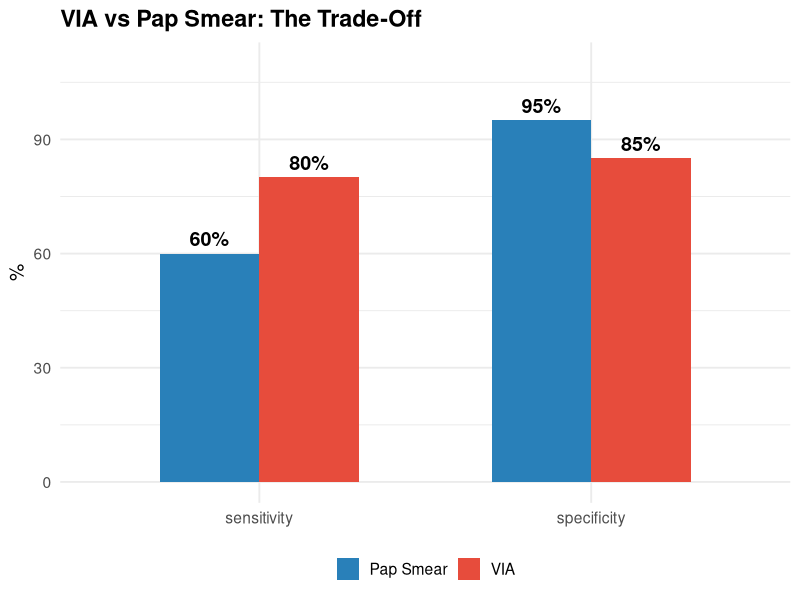
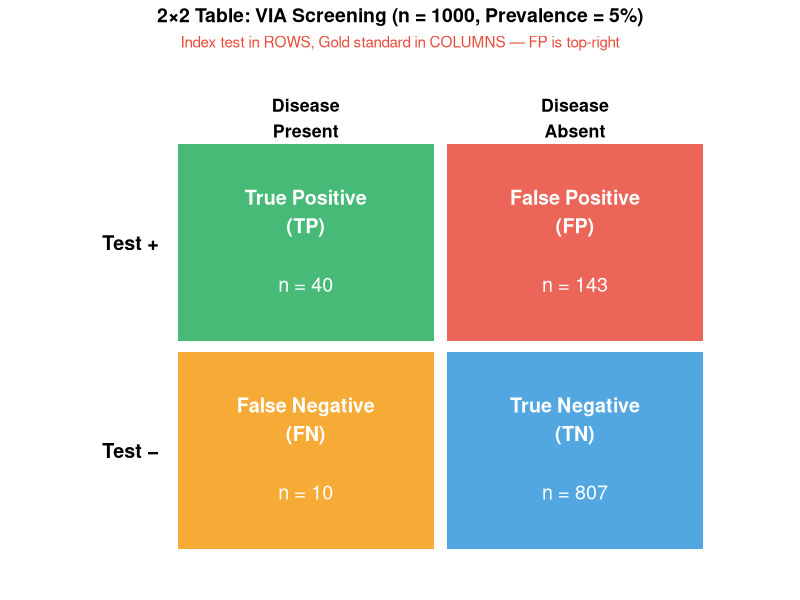
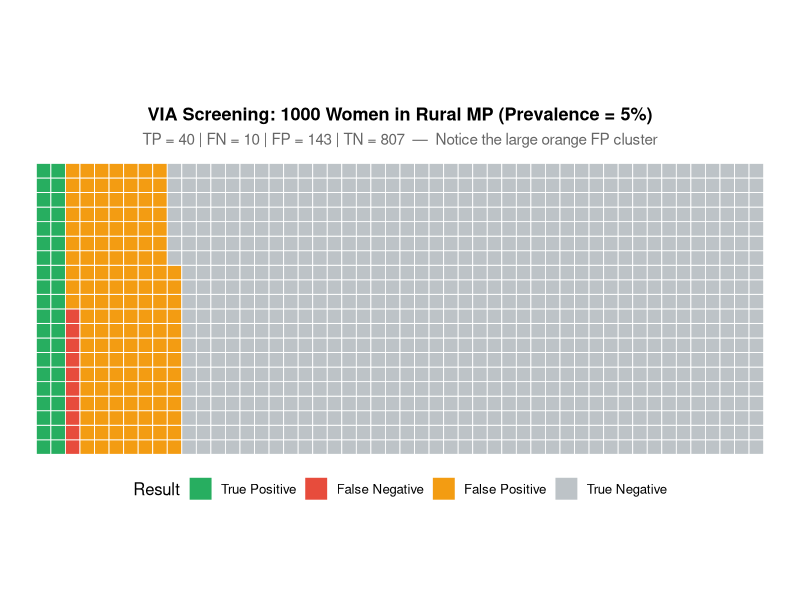
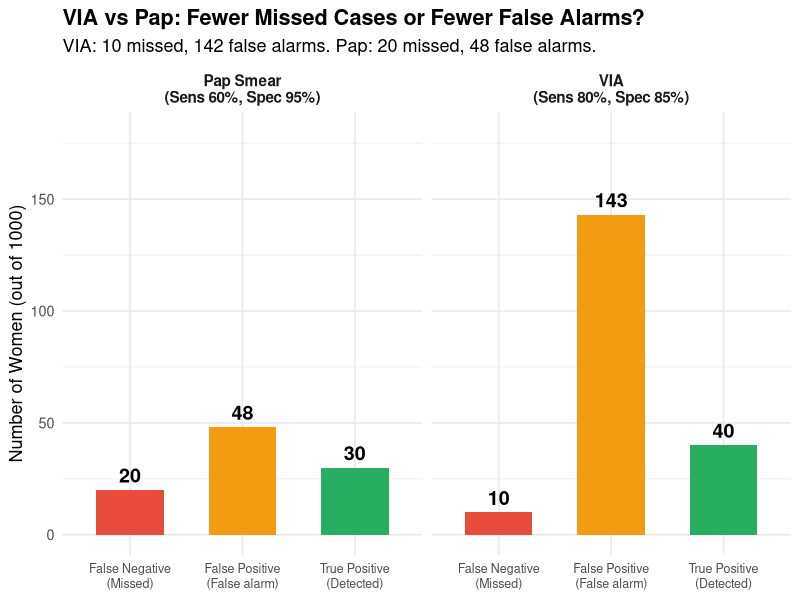
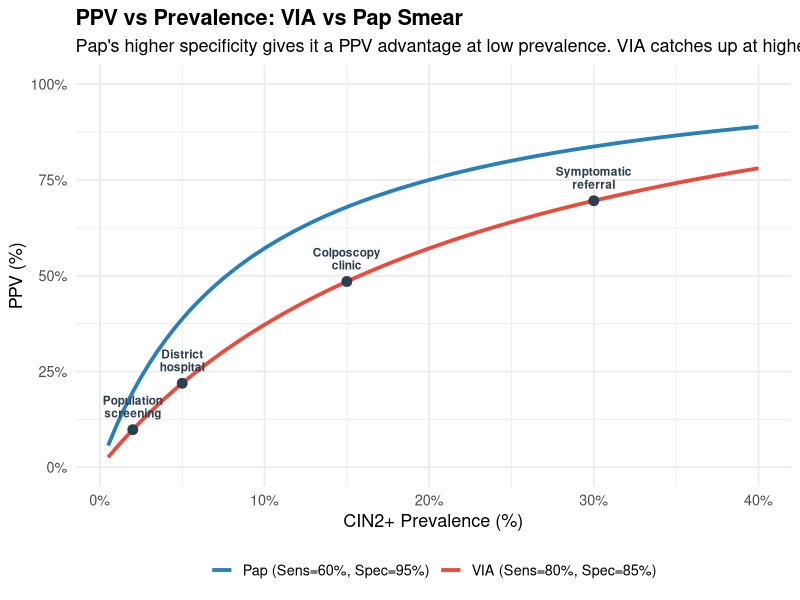
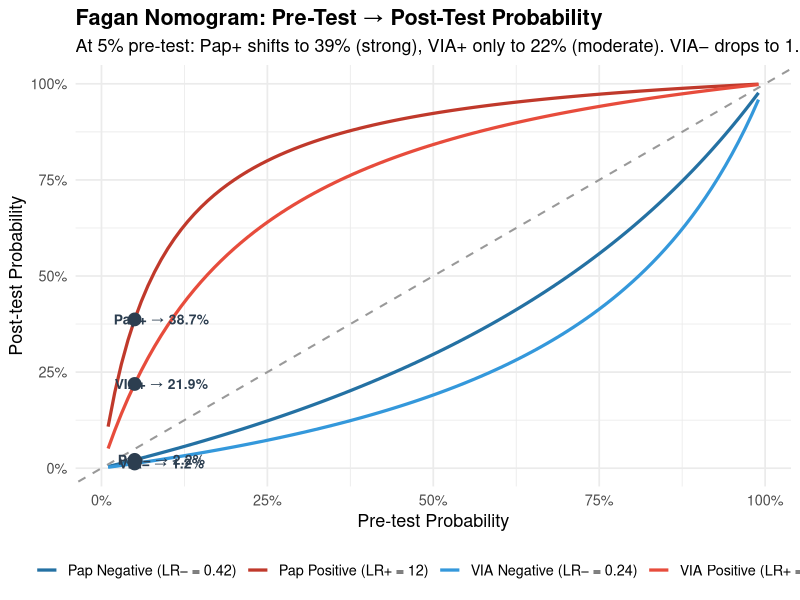
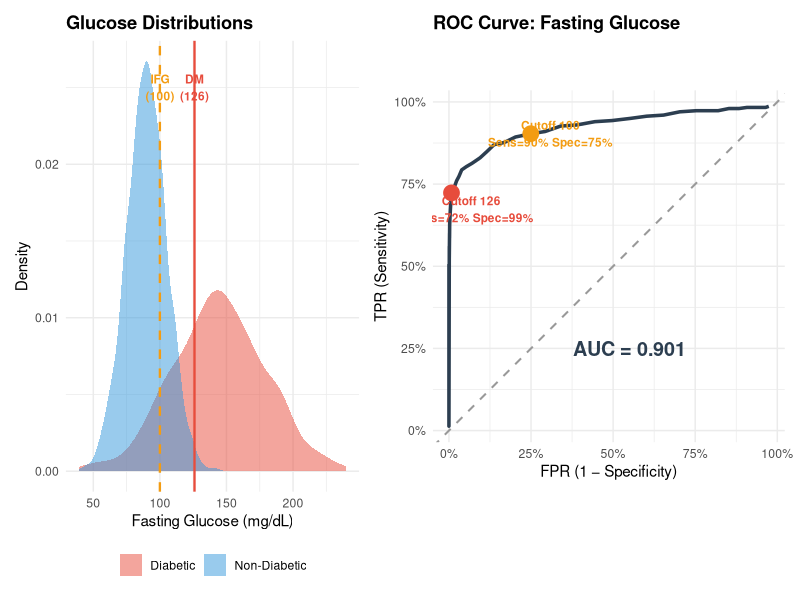
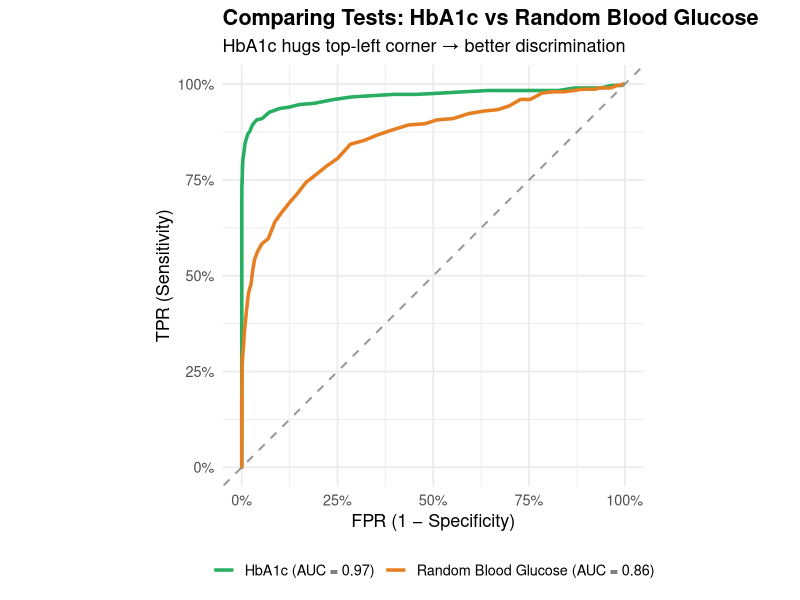

These charts were generated, in order, by the following R code:
## ---- chunk 1
#| label: setup
#| include: false
library(tidyverse)
library(kableExtra)
library(patchwork)
library(scales)
set.seed(42)

# Shared parameters
total_n <- 1000
prev <- 0.05
sens_via <- 0.80; spec_via <- 0.85
sens_pap <- 0.60; spec_pap <- 0.95

diseased <- total_n * prev
healthy  <- total_n * (1 - prev)

tp_via <- round(diseased * sens_via); fn_via <- diseased - tp_via
fp_via <- round(healthy * (1 - spec_via)); tn_via <- healthy - fp_via

tp_pap <- round(diseased * sens_pap); fn_pap <- diseased - tp_pap
fp_pap <- round(healthy * (1 - spec_pap)); tn_pap <- healthy - fp_pap

ppv_via <- tp_via / (tp_via + fp_via)
npv_via <- tn_via / (fn_via + tn_via)
ppv_pap <- tp_pap / (tp_pap + fp_pap)
npv_pap <- tn_pap / (fn_pap + tn_pap)

lr_pos_via <- sens_via / (1 - spec_via)
lr_neg_via <- (1 - sens_via) / spec_via
lr_pos_pap <- sens_pap / (1 - spec_pap)
lr_neg_pap <- (1 - sens_pap) / spec_pap

calc_post <- function(pre, lr) {
  odds_pre <- pre / (1 - pre)
  odds_post <- odds_pre * lr
  odds_post / (1 + odds_post)
}
## ---- chunk 2
#| fig-height: 5
#| fig-width: 5.5

tibble(
  test = c("VIA", "Pap Smear"),
  sensitivity = c(80, 60),
  specificity = c(85, 95)
) %>%
  pivot_longer(-test, names_to = "metric", values_to = "value") %>%
  ggplot(aes(x = metric, y = value, fill = test)) +
  geom_col(position = "dodge", width = 0.6) +
  geom_text(aes(label = paste0(value, "%")),
            position = position_dodge(width = 0.6),
            vjust = -0.5, fontface = "bold", size = 5) +
  scale_fill_manual(values = c("VIA" = "#e74c3c", "Pap Smear" = "#2980b9")) +
  scale_y_continuous(limits = c(0, 110)) +
  labs(title = "VIA vs Pap Smear: The Trade-Off",
       y = "%", x = NULL, fill = NULL) +
  theme_minimal(base_size = 14) +
  theme(plot.title = element_text(face = "bold"),
        legend.position = "bottom")
## ---- chunk 3
#| fig-height: 4.5
#| fig-width: 9

cells <- tibble(
  x = c(1, 2, 1, 2),
  y = c(2, 2, 1, 1),
  label = c("True Positive\n(TP)", "False Positive\n(FP)",
            "False Negative\n(FN)", "True Negative\n(TN)"),
  fill = c("#27ae60", "#e74c3c", "#f39c12", "#3498db"),
  count = c(tp_via, fp_via, fn_via, tn_via)
)

ggplot(cells) +
  geom_tile(aes(x = x, y = y, fill = fill), width = 0.95, height = 0.95, alpha = 0.85) +
  geom_text(aes(x = x, y = y + 0.15, label = label), colour = "white",
            fontface = "bold", size = 5) +
  geom_text(aes(x = x, y = y - 0.2, label = paste0("n = ", count)),
            colour = "white", size = 5) +
  scale_fill_identity() +
  annotate("text", x = 1, y = 2.6, label = "Disease\nPresent", fontface = "bold", size = 4.5) +
  annotate("text", x = 2, y = 2.6, label = "Disease\nAbsent", fontface = "bold", size = 4.5) +
  annotate("text", x = 0.35, y = 2, label = "Test +", fontface = "bold", size = 5) +
  annotate("text", x = 0.35, y = 1, label = "Test −", fontface = "bold", size = 5) +
  coord_cartesian(xlim = c(0, 2.7), ylim = c(0.4, 2.8)) +
  labs(title = "2×2 Table: VIA Screening (n = 1000, Prevalence = 5%)",
       subtitle = "Index test in ROWS, Gold standard in COLUMNS — FP is top-right") +
  theme_void(base_size = 12) +
  theme(plot.title = element_text(face = "bold", hjust = 0.5, size = 14),
        plot.subtitle = element_text(hjust = 0.5, colour = "#e74c3c", size = 11))
## ---- chunk 4
#| fig-height: 5.5
#| fig-width: 11

icon_data <- tibble(
  id = 1:total_n,
  category = c(
    rep("True Positive", tp_via),
    rep("False Negative", fn_via),
    rep("False Positive", fp_via),
    rep("True Negative", tn_via)
  )
) %>%
  mutate(
    row = ((id - 1) %% 20) + 1,
    col = ((id - 1) %/% 20) + 1,
    category = factor(category,
                      levels = c("True Positive", "False Negative",
                                 "False Positive", "True Negative"))
  )

icon_colours <- c("True Positive" = "#27ae60", "False Negative" = "#e74c3c",
                   "False Positive" = "#f39c12", "True Negative" = "#bdc3c7")

ggplot(icon_data, aes(x = col, y = row, fill = category)) +
  geom_tile(colour = "white", linewidth = 0.3) +
  scale_fill_manual(values = icon_colours, name = "Result") +
  coord_fixed() +
  labs(
    title = "VIA Screening: 1000 Women in Rural MP (Prevalence = 5%)",
    subtitle = paste0("TP = ", tp_via, " | FN = ", fn_via,
                      " | FP = ", fp_via, " | TN = ", tn_via,
                      "  —  Notice the large orange FP cluster")
  ) +
  theme_void(base_size = 12) +
  theme(
    plot.title = element_text(face = "bold", size = 13, hjust = 0.5),
    plot.subtitle = element_text(size = 11, hjust = 0.5, colour = "grey40"),
    legend.position = "bottom"
  )
## ---- chunk 5
#| fig-height: 5
#| fig-width: 10

comparison_key <- tibble(
  test = rep(c("VIA\n(Sens 80%, Spec 85%)", "Pap Smear\n(Sens 60%, Spec 95%)"), each = 3),
  metric = rep(c("True Positive\n(Detected)", "False Negative\n(Missed)",
                 "False Positive\n(False alarm)"), 2),
  count = c(tp_via, fn_via, fp_via, tp_pap, fn_pap, fp_pap),
  fill = rep(c("#27ae60", "#e74c3c", "#f39c12"), 2)
)

ggplot(comparison_key, aes(x = metric, y = count, fill = fill)) +
  geom_col(width = 0.6) +
  geom_text(aes(label = count), vjust = -0.5, fontface = "bold", size = 5) +
  scale_fill_identity() +
  facet_wrap(~ test) +
  scale_y_continuous(limits = c(0, 180)) +
  labs(
    title = "VIA vs Pap: Fewer Missed Cases or Fewer False Alarms?",
    subtitle = "VIA: 10 missed, 142 false alarms. Pap: 20 missed, 48 false alarms.",
    x = NULL, y = "Number of Women (out of 1000)"
  ) +
  theme_minimal(base_size = 13) +
  theme(plot.title = element_text(face = "bold"),
        strip.text = element_text(face = "bold", size = 11),
        axis.text.x = element_text(size = 9, lineheight = 1.0))
## ---- chunk 6
#| fig-height: 5
#| fig-width: 10

prev_range <- seq(0.005, 0.40, by = 0.005)

ppv_via_curve <- sapply(prev_range, function(p) {
  tp <- p * sens_via; fp <- (1-p) * (1-spec_via); tp / (tp + fp)
})
ppv_pap_curve <- sapply(prev_range, function(p) {
  tp <- p * sens_pap; fp <- (1-p) * (1-spec_pap); tp / (tp + fp)
})

ppv_curves <- tibble(
  prevalence = rep(prev_range * 100, 2),
  ppv = c(ppv_via_curve * 100, ppv_pap_curve * 100),
  test = rep(c("VIA (Sens=80%, Spec=85%)", "Pap (Sens=60%, Spec=95%)"),
             each = length(prev_range))
)

key_pts <- tibble(
  prevalence = c(2, 5, 15, 30),
  ppv_via = sapply(c(0.02, 0.05, 0.15, 0.30), function(p) {
    tp <- p*sens_via; fp <- (1-p)*(1-spec_via); tp/(tp+fp)*100 }),
  label = c("Population\nscreening", "District\nhospital",
            "Colposcopy\nclinic", "Symptomatic\nreferral")
)

ggplot(ppv_curves, aes(x = prevalence, y = ppv, colour = test)) +
  geom_line(linewidth = 1.3) +
  geom_point(data = key_pts, aes(x = prevalence, y = ppv_via),
             colour = "#2c3e50", size = 3, inherit.aes = FALSE) +
  geom_text(data = key_pts, aes(x = prevalence, y = ppv_via + 6, label = label),
            colour = "#2c3e50", size = 3, fontface = "bold",
            inherit.aes = FALSE, lineheight = 0.9) +
  scale_colour_manual(values = c("VIA (Sens=80%, Spec=85%)" = "#e74c3c",
                                  "Pap (Sens=60%, Spec=95%)" = "#2980b9")) +
  scale_y_continuous(limits = c(0, 100), labels = function(y) paste0(y, "%")) +
  scale_x_continuous(labels = function(x) paste0(x, "%")) +
  labs(title = "PPV vs Prevalence: VIA vs Pap Smear",
       subtitle = "Pap's higher specificity gives it a PPV advantage at low prevalence. VIA catches up at higher prevalence.",
       x = "CIN2+ Prevalence (%)", y = "PPV (%)", colour = NULL) +
  theme_minimal(base_size = 13) +
  theme(plot.title = element_text(face = "bold"), legend.position = "bottom")
## ---- chunk 7
#| fig-height: 5.5
#| fig-width: 10

pre_test <- seq(0.01, 0.99, by = 0.01)

fagan_df <- tibble(
  pre = rep(pre_test * 100, 4),
  post = c(
    calc_post(pre_test, lr_pos_via) * 100,
    calc_post(pre_test, lr_neg_via) * 100,
    calc_post(pre_test, lr_pos_pap) * 100,
    calc_post(pre_test, lr_neg_pap) * 100
  ),
  result = rep(c("VIA Positive (LR+ = 5.3)", "VIA Negative (LR− = 0.24)",
                  "Pap Positive (LR+ = 12)", "Pap Negative (LR− = 0.42)"),
               each = length(pre_test))
)

scenarios <- tibble(
  test = c("VIA+", "VIA−", "Pap+", "Pap−"),
  pre = 5,
  post = c(
    calc_post(0.05, lr_pos_via) * 100,
    calc_post(0.05, lr_neg_via) * 100,
    calc_post(0.05, lr_pos_pap) * 100,
    calc_post(0.05, lr_neg_pap) * 100
  )
)

ggplot(fagan_df, aes(x = pre, y = post, colour = result)) +
  geom_line(linewidth = 1.1) +
  geom_abline(intercept = 0, slope = 1, linetype = "dashed",
              colour = "grey60", linewidth = 0.7) +
  geom_point(data = scenarios, aes(x = pre, y = post),
             size = 4, inherit.aes = FALSE, colour = "#2c3e50") +
  geom_text(data = scenarios,
            aes(x = pre + 4, y = post,
                label = paste0(test, " → ", round(post, 1), "%")),
            size = 3.5, fontface = "bold", inherit.aes = FALSE, colour = "#2c3e50") +
  scale_colour_manual(values = c(
    "VIA Positive (LR+ = 5.3)" = "#e74c3c",
    "VIA Negative (LR− = 0.24)" = "#3498db",
    "Pap Positive (LR+ = 12)" = "#c0392b",
    "Pap Negative (LR− = 0.42)" = "#2471a3"
  )) +
  scale_x_continuous(labels = function(x) paste0(x, "%")) +
  scale_y_continuous(labels = function(y) paste0(y, "%")) +
  labs(
    title = "Fagan Nomogram: Pre-Test → Post-Test Probability",
    subtitle = "At 5% pre-test: Pap+ shifts to 39% (strong), VIA+ only to 22% (moderate). VIA− drops to 1.2% (good rule-out).",
    x = "Pre-test Probability", y = "Post-test Probability", colour = NULL
  ) +
  theme_minimal(base_size = 13) +
  theme(plot.title = element_text(face = "bold"), legend.position = "bottom")
## ---- chunk 8
#| fig-height: 5.5
#| fig-width: 11

set.seed(42)
n_diabetic <- 300; n_healthy_dm <- 2700
glucose_diabetic <- rnorm(n_diabetic, mean = 145, sd = 35)
glucose_healthy <- rnorm(n_healthy_dm, mean = 90, sd = 15)

dist_df <- tibble(
  glucose = c(glucose_diabetic, glucose_healthy),
  status = c(rep("Diabetic", n_diabetic), rep("Non-Diabetic", n_healthy_dm))
)

p_dist <- ggplot(dist_df, aes(x = glucose, fill = status)) +
  geom_density(alpha = 0.5, colour = NA) +
  geom_vline(xintercept = c(100, 126), linetype = c("dashed", "solid"),
             colour = c("#f39c12", "#e74c3c"), linewidth = 0.8) +
  annotate("text", x = 100, y = 0.025, label = "IFG\n(100)",
           size = 3, fontface = "bold", colour = "#f39c12") +
  annotate("text", x = 126, y = 0.025, label = "DM\n(126)",
           size = 3, fontface = "bold", colour = "#e74c3c") +
  scale_fill_manual(values = c("Diabetic" = "#e74c3c", "Non-Diabetic" = "#3498db")) +
  labs(title = "Glucose Distributions", x = "Fasting Glucose (mg/dL)",
       y = "Density", fill = NULL) +
  theme_minimal(base_size = 11) +
  theme(legend.position = "bottom", plot.title = element_text(face = "bold"))

cutoffs_dm <- seq(60, 220, by = 2)
roc_data <- lapply(cutoffs_dm, function(c) {
  tpr <- sum(glucose_diabetic >= c) / n_diabetic
  fpr <- sum(glucose_healthy >= c) / n_healthy_dm
  tibble(cutoff = c, tpr = tpr, fpr = fpr)
}) %>% bind_rows() %>% arrange(fpr)

auc_val <- sum(diff(roc_data$fpr) *
               (roc_data$tpr[-1] + roc_data$tpr[-nrow(roc_data)]) / 2)

cut_100 <- roc_data[which.min(abs(roc_data$cutoff - 100)), ]
cut_126 <- roc_data[which.min(abs(roc_data$cutoff - 126)), ]

p_roc <- ggplot(roc_data, aes(x = fpr, y = tpr)) +
  geom_path(colour = "#2c3e50", linewidth = 1.2) +
  geom_abline(intercept = 0, slope = 1, linetype = "dashed",
              colour = "grey60", linewidth = 0.7) +
  geom_point(data = cut_100, colour = "#f39c12", size = 5) +
  geom_point(data = cut_126, colour = "#e74c3c", size = 5) +
  annotate("text", x = cut_100$fpr + 0.06, y = cut_100$tpr,
           label = paste0("Cutoff 100\nSens=", round(cut_100$tpr*100),
                          "% Spec=", round((1-cut_100$fpr)*100), "%"),
           size = 3, fontface = "bold", colour = "#f39c12") +
  annotate("text", x = cut_126$fpr + 0.06, y = cut_126$tpr - 0.05,
           label = paste0("Cutoff 126\nSens=", round(cut_126$tpr*100),
                          "% Spec=", round((1-cut_126$fpr)*100), "%"),
           size = 3, fontface = "bold", colour = "#e74c3c") +
  annotate("text", x = 0.55, y = 0.25,
           label = paste0("AUC = ", round(auc_val, 3)),
           size = 5, fontface = "bold", colour = "#2c3e50") +
  scale_x_continuous(labels = percent_format(accuracy = 1)) +
  scale_y_continuous(labels = percent_format(accuracy = 1)) +
  labs(title = "ROC Curve: Fasting Glucose",
       x = "FPR (1 − Specificity)", y = "TPR (Sensitivity)") +
  theme_minimal(base_size = 11) +
  theme(plot.title = element_text(face = "bold"), aspect.ratio = 1)

p_dist + p_roc + plot_layout(widths = c(1, 1.2))
## ---- chunk 9
#| fig-height: 5
#| fig-width: 9

set.seed(42)
hba1c_diabetic <- rnorm(300, mean = 8.5, sd = 1.5)
hba1c_healthy <- rnorm(2700, mean = 5.5, sd = 0.6)
rbg_diabetic <- rnorm(300, mean = 200, sd = 60)
rbg_healthy <- rnorm(2700, mean = 120, sd = 40)

calc_roc <- function(diseased_vals, healthy_vals) {
  all_vals <- c(diseased_vals, healthy_vals)
  cutoffs_seq <- seq(min(all_vals) - 5, max(all_vals) + 5,
                     by = (max(all_vals) - min(all_vals)) / 100)
  roc <- lapply(cutoffs_seq, function(c) {
    tpr <- sum(diseased_vals >= c) / length(diseased_vals)
    fpr <- sum(healthy_vals >= c) / length(healthy_vals)
    tibble(tpr = tpr, fpr = fpr)
  }) %>% bind_rows() %>% arrange(fpr)
  roc_sorted <- roc %>% distinct()
  auc <- sum(diff(roc_sorted$fpr) *
    (roc_sorted$tpr[-1] + roc_sorted$tpr[-nrow(roc_sorted)]) / 2)
  roc$auc <- auc
  return(roc)
}

roc_hba1c <- calc_roc(hba1c_diabetic, hba1c_healthy) %>%
  mutate(test = paste0("HbA1c (AUC = ", round(first(auc), 2), ")"))
roc_rbg <- calc_roc(rbg_diabetic, rbg_healthy) %>%
  mutate(test = paste0("Random Blood Glucose (AUC = ", round(first(auc), 2), ")"))

roc_both <- bind_rows(roc_hba1c, roc_rbg)

ggplot(roc_both, aes(x = fpr, y = tpr, colour = test)) +
  geom_path(linewidth = 1.2) +
  geom_abline(intercept = 0, slope = 1, linetype = "dashed",
              colour = "grey60", linewidth = 0.7) +
  scale_colour_manual(values = c("#27ae60", "#e67e22")) +
  scale_x_continuous(labels = percent_format(accuracy = 1)) +
  scale_y_continuous(labels = percent_format(accuracy = 1)) +
  labs(title = "Comparing Tests: HbA1c vs Random Blood Glucose",
       subtitle = "HbA1c hugs top-left corner → better discrimination",
       x = "FPR (1 − Specificity)", y = "TPR (Sensitivity)", colour = NULL) +
  theme_minimal(base_size = 13) +
  theme(aspect.ratio = 1, legend.position = "bottom",
        plot.title = element_text(face = "bold"))
## ---- chunk 10
#| fig-height: 5
#| fig-width: 10

step_data <- tibble(
  step = factor(c("Population\n(1000 women)", "VIA Positive\n(Screen)",
                  "Biopsy Confirmed\n(Diagnose)"),
                levels = c("Population\n(1000 women)", "VIA Positive\n(Screen)",
                           "Biopsy Confirmed\n(Diagnose)")),
  total = c(1000, tp_via + fp_via, tp_via)
)

ggplot(step_data, aes(x = step, y = total)) +
  geom_col(fill = c("#3498db", "#f39c12", "#27ae60"), width = 0.6, alpha = 0.85) +
  geom_text(aes(label = total), vjust = -0.5, fontface = "bold", size = 6) +
  geom_text(data = step_data[2, ],
            aes(x = step, y = total/2,
                label = paste0("TP=", tp_via, " + FP=", fp_via)),
            colour = "white", fontface = "bold", size = 4.5) +
  geom_text(data = step_data[3, ],
            aes(x = step, y = total/2,
                label = paste0("TP=", tp_via, "\n(confirmed)")),
            colour = "white", fontface = "bold", size = 4) +
  labs(
    title = "Cervical Cancer Screening: The Funnel Approach",
    subtitle = paste0("Screen 1000 → VIA+ = ", tp_via + fp_via,
                      " → Biopsy confirms ", tp_via, " true CIN2+ cases"),
    x = NULL, y = "Number of Women"
  ) +
  theme_minimal(base_size = 13) +
  theme(plot.title = element_text(face = "bold"),
        axis.text.x = element_text(size = 11, lineheight = 1.0))
## ---- chunk 11
#| fig-height: 4
#| fig-width: 5

tibble(
  category = c("Sensitivity", "Specificity", "PPV\n(3% prev)", "NPV\n(3% prev)"),
  value = c(98, 99, 75, 99.9),
  fill = c("#3498db", "#3498db", "#e67e22", "#27ae60")
) %>%
  ggplot(aes(x = category, y = value, fill = fill)) +
  geom_col(width = 0.6) +
  geom_text(aes(label = paste0(value, "%")), vjust = -0.5, fontface = "bold", size = 5) +
  scale_fill_identity() +
  scale_y_continuous(limits = c(0, 115)) +
  labs(title = "GeneXpert MTB/RIF", y = "%", x = NULL) +
  theme_minimal(base_size = 13) +
  theme(plot.title = element_text(face = "bold"))
## ---- chunk 12
#| fig-height: 5
#| fig-width: 10

mal_sens <- 0.85; mal_spec <- 0.95

seasons <- tibble(
  season = c("Dry Season\n(2% prev)", "Post-Monsoon\n(10%)",
             "Monsoon Peak\n(25%)", "Outbreak\n(50%)"),
  prevalence = c(0.02, 0.10, 0.25, 0.50),
  ppv = sapply(c(0.02, 0.10, 0.25, 0.50), function(p) {
    tp <- p * mal_sens; fp <- (1-p) * (1-mal_spec)
    tp / (tp + fp) * 100
  }),
  npv = sapply(c(0.02, 0.10, 0.25, 0.50), function(p) {
    tn <- (1-p) * mal_spec; fn <- p * (1-mal_sens)
    tn / (tn + fn) * 100
  })
)

seasons_long <- seasons %>%
  pivot_longer(c(ppv, npv), names_to = "metric", values_to = "value") %>%
  mutate(metric = ifelse(metric == "ppv", "PPV", "NPV"))

ggplot(seasons_long, aes(x = season, y = value, fill = metric)) +
  geom_col(position = "dodge", width = 0.6) +
  geom_text(aes(label = paste0(round(value), "%")),
            position = position_dodge(width = 0.6),
            vjust = -0.5, fontface = "bold", size = 4) +
  scale_fill_manual(values = c("PPV" = "#e74c3c", "NPV" = "#3498db")) +
  scale_y_continuous(limits = c(0, 110)) +
  labs(
    title = "Malaria RDT: Same Test, Different Seasons (Sens=85%, Spec=95%)",
    subtitle = "PPV swings from 26% to 94%. Dry season positive → confirm with smear. Monsoon positive → treat immediately.",
    x = NULL, y = "%", fill = NULL
  ) +
  theme_minimal(base_size = 13) +
  theme(plot.title = element_text(face = "bold"), legend.position = "bottom")
## ---- chunk 13
#| fig-height: 5
#| fig-width: 10

see_treat <- tibble(
  step = factor(c("Women\nScreened\n(1000)", "VIA\nPositive\n(182)",
                  "Cryotherapy\nSame Day\n(182)", "Overtreatment\n(142 FP)",
                  "Cancers\nPrevented\n(~40 TP)"),
                levels = c("Women\nScreened\n(1000)", "VIA\nPositive\n(182)",
                  "Cryotherapy\nSame Day\n(182)", "Overtreatment\n(142 FP)",
                  "Cancers\nPrevented\n(~40 TP)")),
  count = c(1000, tp_via + fp_via, tp_via + fp_via, fp_via, tp_via),
  fill = c("#3498db", "#f39c12", "#e67e22", "#e74c3c", "#27ae60")
)

ggplot(see_treat, aes(x = step, y = count, fill = fill)) +
  geom_col(width = 0.55) +
  geom_text(aes(label = count), vjust = -0.5, fontface = "bold", size = 5) +
  scale_fill_identity() +
  labs(
    title = "VIA 'See and Treat': Accept Overtreatment to Prevent Cancer",
    subtitle = "142 women overtreated (safe cryotherapy) to prevent ~40 cancers. Favourable trade-off in resource-limited settings.",
    x = NULL, y = "Number of Women"
  ) +
  theme_minimal(base_size = 13) +
  theme(plot.title = element_text(face = "bold"),
        axis.text.x = element_text(size = 9, lineheight = 1.0))
